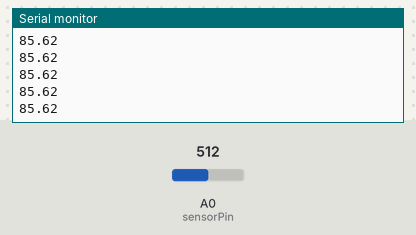
Recording of a sketch running on a simulated Arduino Uno, built with avr-gcc and run on an emulated ATmega328P. Shown: the last lines printed to the serial monitor. Inputs (shaded band) come from the test bench; at power-on: A0 (sensorPin) = 512.

Above: at 1.2 s.
1.3 s: A0 (sensorPin) set to 716
At 1.36 s:
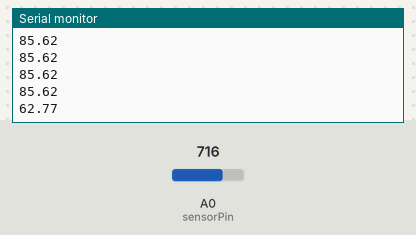
2.8 s: A0 (sensorPin) set to 900
At 2.83 s:
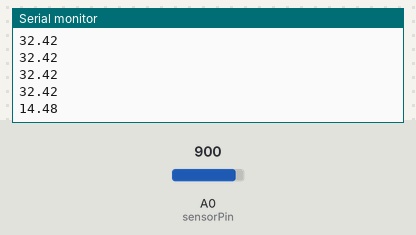
Timing chart, 0 to 5.8 s (numbered marks = the images above; inputs shaded):
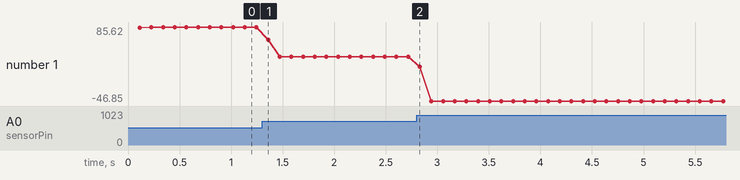

The sketch:

Thermistor.ino
```cpp
/*
  */

int sensorPin = A0;    // select the input pin for the potentiometer
int sensorValue = 0;  // variable to store the value coming from the sensor
float avg = 0;
int count = 1;

void setup() {
  // declare the ledPin as an OUTPUT:
  Serial.begin(9600);
}

void loop() {
  // read the value from the sensor:
  sensorValue = analogRead(sensorPin);
  float voltage = sensorValue * (5.0 / 1023.0);
  avg += voltage;
  if (count == 100){
    avg = avg /100;
    float temp = avg*avg*(-18.7206) + avg*57.346 + 58.446;
    Serial.println(temp);
    count = 1;
    avg = 0;
  }
  count += 1;
  delay(1);
}
```

Measured:
- after the input at 1.3 s, the serial monitor: prints a new line after 0.06 s (image 1)
- after the input at 2.8 s, the serial monitor: prints a new line at once (image 2)
- plotted number 1: 85.62 → 32.42 after the input at 1.3 s, 32.42 → -4 after the input at 2.8 s
